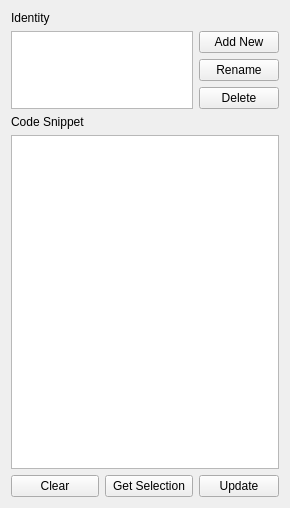
<?xml version="1.0" encoding="UTF-8"?>
<ui version="4.0">
 <class>FormSkeletons</class>
 <widget class="QWidget" name="FormSkeletons">
  <property name="geometry">
   <rect>
    <x>0</x>
    <y>0</y>
    <width>290</width>
    <height>508</height>
   </rect>
  </property>
  <property name="windowTitle">
   <string>Form</string>
  </property>
  <property name="styleSheet">
   <string notr="true">font: 8pt &quot;Arial&quot;;</string>
  </property>
  <layout class="QGridLayout" name="gridLayout">
   <item row="0" column="0" colspan="2">
    <widget class="QLabel" name="labelIdentity">
     <property name="text">
      <string>Identity</string>
     </property>
    </widget>
   </item>
   <item row="1" column="0" rowspan="3" colspan="2">
    <widget class="QListWidget" name="listNames"/>
   </item>
   <item row="3" column="2">
    <widget class="QPushButton" name="buttonDelete">
     <property name="text">
      <string>Delete</string>
     </property>
    </widget>
   </item>
   <item row="2" column="2">
    <widget class="QPushButton" name="buttonRename">
     <property name="text">
      <string>Rename</string>
     </property>
    </widget>
   </item>
   <item row="5" column="0" colspan="3">
    <widget class="QPlainTextEdit" name="editCode">
     <property name="toolTip">
      <string>&lt;!DOCTYPE HTML PUBLIC &quot;-//W3C//DTD HTML 4.0//EN&quot; &quot;http://www.w3.org/TR/REC-html40/strict.dtd&quot;&gt;
&lt;html&gt;&lt;head&gt;&lt;meta name=&quot;qrichtext&quot; content=&quot;1&quot; /&gt;&lt;style type=&quot;text/css&quot;&gt;
p, li { white-space: pre-wrap; }
&lt;/style&gt;&lt;/head&gt;&lt;body style=&quot; font-family:'MS Shell Dlg 2'; font-size:8.25pt; font-weight:400; font-style:normal;&quot;&gt;
&lt;p style=&quot; margin-top:0px; margin-bottom:0px; margin-left:0px; margin-right:0px; -qt-block-indent:0; text-indent:0px;&quot;&gt;&lt;span style=&quot; font-size:8pt;&quot;&gt;Code Skeletons in hbIDE are implemented in unique way. &lt;/span&gt;&lt;/p&gt;
&lt;p style=&quot; margin-top:0px; margin-bottom:0px; margin-left:0px; margin-right:0px; -qt-block-indent:0; text-indent:0px;&quot;&gt;&lt;span style=&quot; font-size:8pt;&quot;&gt;It is assumed that, while writing the source, any control structure&lt;/span&gt;&lt;/p&gt;
&lt;p style=&quot; margin-top:0px; margin-bottom:0px; margin-left:0px; margin-right:0px; -qt-block-indent:0; text-indent:0px;&quot;&gt;&lt;span style=&quot; font-size:8pt;&quot;&gt;must be aligned to the column editing cursor is resting. So the&lt;/span&gt;&lt;/p&gt;
&lt;p style=&quot; margin-top:0px; margin-bottom:0px; margin-left:0px; margin-right:0px; -qt-block-indent:0; text-indent:0px;&quot;&gt;&lt;span style=&quot; font-size:8pt;&quot;&gt;&amp;quot;skeleton&amp;quot; is inserted aligned to this column spanning multiple lines.&lt;/span&gt;&lt;/p&gt;
&lt;p style=&quot; margin-top:0px; margin-bottom:0px; margin-left:0px; margin-right:0px; -qt-block-indent:0; text-indent:0px;&quot;&gt;&lt;span style=&quot; font-size:8pt;&quot;&gt;Hence it is desired that you write code snippets aligned left without&lt;/span&gt;&lt;/p&gt;
&lt;p style=&quot; margin-top:0px; margin-bottom:0px; margin-left:0px; margin-right:0px; -qt-block-indent:0; text-indent:0px;&quot;&gt;&lt;span style=&quot; font-size:8pt;&quot;&gt;any spaces for the left-most edge:&lt;/span&gt;&lt;/p&gt;
&lt;p style=&quot;-qt-paragraph-type:empty; margin-top:0px; margin-bottom:0px; margin-left:0px; margin-right:0px; -qt-block-indent:0; text-indent:0px; font-size:8pt;&quot;&gt;&lt;/p&gt;
&lt;p style=&quot; margin-top:0px; margin-bottom:0px; margin-left:0px; margin-right:0px; -qt-block-indent:0; text-indent:0px;&quot;&gt;&lt;span style=&quot; font-size:8pt;&quot;&gt;IF x == &lt;/span&gt;&lt;/p&gt;
&lt;p style=&quot; margin-top:0px; margin-bottom:0px; margin-left:0px; margin-right:0px; -qt-block-indent:0; text-indent:0px;&quot;&gt;&lt;span style=&quot; font-size:8pt;&quot;&gt;   y := 12&lt;/span&gt;&lt;/p&gt;
&lt;p style=&quot; margin-top:0px; margin-bottom:0px; margin-left:0px; margin-right:0px; -qt-block-indent:0; text-indent:0px;&quot;&gt;&lt;span style=&quot; font-size:8pt;&quot;&gt;ELSE&lt;/span&gt;&lt;/p&gt;
&lt;p style=&quot; margin-top:0px; margin-bottom:0px; margin-left:0px; margin-right:0px; -qt-block-indent:0; text-indent:0px;&quot;&gt;&lt;span style=&quot; font-size:8pt;&quot;&gt;   y := 32&lt;/span&gt;&lt;/p&gt;
&lt;p style=&quot; margin-top:0px; margin-bottom:0px; margin-left:0px; margin-right:0px; -qt-block-indent:0; text-indent:0px;&quot;&gt;&lt;span style=&quot; font-size:8pt;&quot;&gt;ENDIF&lt;/span&gt;&lt;/p&gt;
&lt;p style=&quot;-qt-paragraph-type:empty; margin-top:0px; margin-bottom:0px; margin-left:0px; margin-right:0px; -qt-block-indent:0; text-indent:0px; font-size:8pt;&quot;&gt;&lt;/p&gt;
&lt;p style=&quot; margin-top:0px; margin-bottom:0px; margin-left:0px; margin-right:0px; -qt-block-indent:0; text-indent:0px;&quot;&gt;&lt;span style=&quot; font-size:8pt;&quot;&gt;Then, suppose edit cursor is resting on column 10, &lt;/span&gt;&lt;/p&gt;
&lt;p style=&quot; margin-top:0px; margin-bottom:0px; margin-left:0px; margin-right:0px; -qt-block-indent:0; text-indent:0px;&quot;&gt;&lt;span style=&quot; font-size:8pt;&quot;&gt;all these lines will align to column 10. Inner indents will &lt;/span&gt;&lt;/p&gt;
&lt;p style=&quot; margin-top:0px; margin-bottom:0px; margin-left:0px; margin-right:0px; -qt-block-indent:0; text-indent:0px;&quot;&gt;&lt;span style=&quot; font-size:8pt;&quot;&gt;be respected.&lt;/span&gt;&lt;/p&gt;
&lt;p style=&quot;-qt-paragraph-type:empty; margin-top:0px; margin-bottom:0px; margin-left:0px; margin-right:0px; -qt-block-indent:0; text-indent:0px; font-size:8pt;&quot;&gt;&lt;/p&gt;&lt;/body&gt;&lt;/html&gt;</string>
     </property>
     <property name="lineWrapMode">
      <enum>QPlainTextEdit::NoWrap</enum>
     </property>
    </widget>
   </item>
   <item row="6" column="0">
    <widget class="QPushButton" name="buttonClear">
     <property name="text">
      <string>Clear</string>
     </property>
    </widget>
   </item>
   <item row="4" column="0" colspan="2">
    <widget class="QLabel" name="labelSnippets">
     <property name="text">
      <string>Code Snippet</string>
     </property>
    </widget>
   </item>
   <item row="6" column="1">
    <widget class="QPushButton" name="buttonGetSel">
     <property name="text">
      <string>Get Selection</string>
     </property>
    </widget>
   </item>
   <item row="1" column="2">
    <widget class="QPushButton" name="buttonNew">
     <property name="text">
      <string>Add New</string>
     </property>
    </widget>
   </item>
   <item row="6" column="2">
    <widget class="QPushButton" name="buttonUpdate">
     <property name="text">
      <string>Update</string>
     </property>
    </widget>
   </item>
  </layout>
 </widget>
 <resources/>
 <connections/>
</ui>
